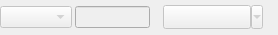
<?xml version="1.0" encoding="UTF-8"?>
<ui version="4.0">
 <class>IndirectPlotOptions</class>
 <widget class="QWidget" name="IndirectPlotOptions">
  <property name="geometry">
   <rect>
    <x>0</x>
    <y>0</y>
    <width>278</width>
    <height>35</height>
   </rect>
  </property>
  <property name="windowTitle">
   <string>Indirect Plot Options</string>
  </property>
  <layout class="QHBoxLayout" name="horizontalLayout_2">
   <property name="spacing">
    <number>4</number>
   </property>
   <property name="leftMargin">
    <number>0</number>
   </property>
   <property name="topMargin">
    <number>0</number>
   </property>
   <property name="rightMargin">
    <number>0</number>
   </property>
   <property name="bottomMargin">
    <number>0</number>
   </property>
   <item>
    <widget class="QFrame" name="fPlotOptions">
     <layout class="QHBoxLayout" name="horizontalLayout">
      <property name="spacing">
       <number>3</number>
      </property>
      <property name="leftMargin">
       <number>0</number>
      </property>
      <property name="topMargin">
       <number>0</number>
      </property>
      <property name="rightMargin">
       <number>0</number>
      </property>
      <property name="bottomMargin">
       <number>0</number>
      </property>
      <item>
       <widget class="QComboBox" name="cbWorkspace">
        <property name="enabled">
         <bool>false</bool>
        </property>
        <property name="minimumSize">
         <size>
          <width>0</width>
          <height>22</height>
         </size>
        </property>
        <property name="maximumSize">
         <size>
          <width>16777215</width>
          <height>22</height>
         </size>
        </property>
        <property name="toolTip">
         <string>Select a workspace</string>
        </property>
        <property name="sizeAdjustPolicy">
         <enum>QComboBox::AdjustToContents</enum>
        </property>
       </widget>
      </item>
      <item>
       <widget class="QLineEdit" name="leIndices">
        <property name="enabled">
         <bool>false</bool>
        </property>
        <property name="sizePolicy">
         <sizepolicy hsizetype="Fixed" vsizetype="Fixed">
          <horstretch>0</horstretch>
          <verstretch>0</verstretch>
         </sizepolicy>
        </property>
        <property name="minimumSize">
         <size>
          <width>75</width>
          <height>22</height>
         </size>
        </property>
        <property name="maximumSize">
         <size>
          <width>75</width>
          <height>22</height>
         </size>
        </property>
        <property name="toolTip">
         <string>Select workspace indices (e.g. 0-2,4,6-8)</string>
        </property>
       </widget>
      </item>
      <item>
       <widget class="QLabel" name="lbIndicesError">
        <property name="styleSheet">
         <string notr="true">color: rgb(255, 0, 0);</string>
        </property>
        <property name="text">
         <string/>
        </property>
       </widget>
      </item>
      <item>
       <widget class="QToolButton" name="tbPlot">
        <property name="enabled">
         <bool>false</bool>
        </property>
        <property name="minimumSize">
         <size>
          <width>100</width>
          <height>24</height>
         </size>
        </property>
        <property name="maximumSize">
         <size>
          <width>100</width>
          <height>24</height>
         </size>
        </property>
        <property name="text">
         <string/>
        </property>
        <property name="popupMode">
         <enum>QToolButton::MenuButtonPopup</enum>
        </property>
        <property name="toolButtonStyle">
         <enum>Qt::ToolButtonTextOnly</enum>
        </property>
       </widget>
      </item>
     </layout>
    </widget>
   </item>
   <item>
    <spacer name="horizontalSpacer">
     <property name="orientation">
      <enum>Qt::Horizontal</enum>
     </property>
     <property name="sizeHint" stdset="0">
      <size>
       <width>40</width>
       <height>20</height>
      </size>
     </property>
    </spacer>
   </item>
  </layout>
 </widget>
 <resources/>
 <connections/>
</ui>
